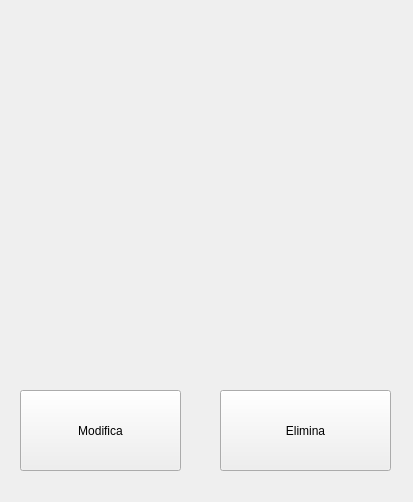
<?xml version="1.0" encoding="UTF-8"?>
<ui version="4.0">
 <class>VistaFumetto</class>
 <widget class="QWidget" name="VistaFumetto">
  <property name="geometry">
   <rect>
    <x>0</x>
    <y>0</y>
    <width>413</width>
    <height>502</height>
   </rect>
  </property>
  <property name="windowTitle">
   <string/>
  </property>
  <widget class="QLabel" name="l_categoria">
   <property name="geometry">
    <rect>
     <x>20</x>
     <y>90</y>
     <width>381</width>
     <height>20</height>
    </rect>
   </property>
   <property name="text">
    <string/>
   </property>
  </widget>
  <widget class="QLabel" name="l_distributore">
   <property name="geometry">
    <rect>
     <x>20</x>
     <y>140</y>
     <width>381</width>
     <height>16</height>
    </rect>
   </property>
   <property name="text">
    <string/>
   </property>
  </widget>
  <widget class="QLabel" name="l_editore">
   <property name="geometry">
    <rect>
     <x>20</x>
     <y>170</y>
     <width>381</width>
     <height>16</height>
    </rect>
   </property>
   <property name="text">
    <string/>
   </property>
  </widget>
  <widget class="QLabel" name="l_collana">
   <property name="geometry">
    <rect>
     <x>20</x>
     <y>220</y>
     <width>371</width>
     <height>16</height>
    </rect>
   </property>
   <property name="text">
    <string/>
   </property>
  </widget>
  <widget class="QLabel" name="l_sottocollana">
   <property name="geometry">
    <rect>
     <x>20</x>
     <y>250</y>
     <width>381</width>
     <height>16</height>
    </rect>
   </property>
   <property name="text">
    <string/>
   </property>
  </widget>
  <widget class="QLabel" name="l_prezzo">
   <property name="geometry">
    <rect>
     <x>20</x>
     <y>320</y>
     <width>381</width>
     <height>16</height>
    </rect>
   </property>
   <property name="text">
    <string/>
   </property>
  </widget>
  <widget class="QLabel" name="l_quantita">
   <property name="geometry">
    <rect>
     <x>20</x>
     <y>340</y>
     <width>381</width>
     <height>16</height>
    </rect>
   </property>
   <property name="text">
    <string/>
   </property>
  </widget>
  <widget class="QPushButton" name="btn_modifica">
   <property name="geometry">
    <rect>
     <x>20</x>
     <y>390</y>
     <width>161</width>
     <height>81</height>
    </rect>
   </property>
   <property name="text">
    <string>Modifica</string>
   </property>
  </widget>
  <widget class="QPushButton" name="btn_elimina">
   <property name="geometry">
    <rect>
     <x>220</x>
     <y>390</y>
     <width>171</width>
     <height>81</height>
    </rect>
   </property>
   <property name="text">
    <string>Elimina</string>
   </property>
  </widget>
  <widget class="QLabel" name="l_titolo">
   <property name="geometry">
    <rect>
     <x>20</x>
     <y>40</y>
     <width>371</width>
     <height>20</height>
    </rect>
   </property>
   <property name="text">
    <string/>
   </property>
  </widget>
 </widget>
 <resources/>
 <connections/>
</ui>
